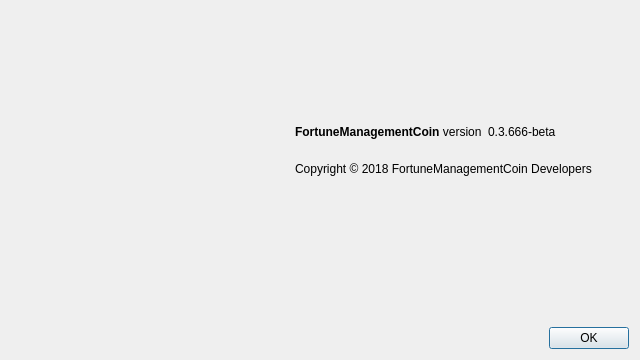
<?xml version="1.0" encoding="UTF-8"?>
<ui version="4.0">
 <class>AboutDialog</class>
 <widget class="QDialog" name="AboutDialog">
  <property name="geometry">
   <rect>
    <x>0</x>
    <y>0</y>
    <width>640</width>
    <height>360</height>
   </rect>
  </property>
  <property name="windowTitle">
   <string>About FortuneManagementCoin</string>
  </property>
  <layout class="QGridLayout" name="gridLayout" columnstretch="5,6">
   <item row="0" column="0">
    <widget class="QLabel" name="label_4">
     <property name="sizePolicy">
      <sizepolicy hsizetype="Preferred" vsizetype="Ignored">
       <horstretch>0</horstretch>
       <verstretch>0</verstretch>
      </sizepolicy>
     </property>
     <property name="pixmap">
      <pixmap resource="../bitcoin.qrc">:/images/about</pixmap>
     </property>
    </widget>
   </item>
   <item row="0" column="1">
    <layout class="QVBoxLayout" name="verticalLayout_2">
     <item>
      <spacer name="verticalSpacer_2">
       <property name="orientation">
        <enum>Qt::Vertical</enum>
       </property>
       <property name="sizeHint" stdset="0">
        <size>
         <width>20</width>
         <height>40</height>
        </size>
       </property>
      </spacer>
     </item>
     <item>
      <layout class="QHBoxLayout" name="horizontalLayout">
       <item>
        <widget class="QLabel" name="label">
         <property name="cursor">
          <cursorShape>IBeamCursor</cursorShape>
         </property>
         <property name="text">
          <string>&lt;b&gt;FortuneManagementCoin&lt;/b&gt; version</string>
         </property>
         <property name="textInteractionFlags">
          <set>Qt::LinksAccessibleByMouse|Qt::TextSelectableByKeyboard|Qt::TextSelectableByMouse</set>
         </property>
        </widget>
       </item>
       <item>
        <widget class="QLabel" name="versionLabel">
         <property name="cursor">
          <cursorShape>IBeamCursor</cursorShape>
         </property>
         <property name="text">
          <string notr="true">0.3.666-beta</string>
         </property>
         <property name="textInteractionFlags">
          <set>Qt::LinksAccessibleByMouse|Qt::TextSelectableByKeyboard|Qt::TextSelectableByMouse</set>
         </property>
        </widget>
       </item>
       <item>
        <spacer name="horizontalSpacer">
         <property name="orientation">
          <enum>Qt::Horizontal</enum>
         </property>
         <property name="sizeHint" stdset="0">
          <size>
           <width>40</width>
           <height>20</height>
          </size>
         </property>
        </spacer>
       </item>
      </layout>
     </item>
     <item>
      <widget class="QLabel" name="copyrightLabel">
       <property name="cursor">
        <cursorShape>IBeamCursor</cursorShape>
       </property>
       <property name="text">
        <string>
Copyright © 2018 FortuneManagementCoin Developers
</string>
       </property>
       <property name="textInteractionFlags">
        <set>Qt::LinksAccessibleByMouse|Qt::TextSelectableByKeyboard|Qt::TextSelectableByMouse</set>
       </property>
      </widget>
     </item>
     <item>
      <widget class="QLabel" name="label_2">
       <property name="cursor">
        <cursorShape>IBeamCursor</cursorShape>
       </property>
       <property name="text">
        <string/>
       </property>
       <property name="wordWrap">
        <bool>true</bool>
       </property>
       <property name="textInteractionFlags">
        <set>Qt::LinksAccessibleByMouse|Qt::TextSelectableByKeyboard|Qt::TextSelectableByMouse</set>
       </property>
      </widget>
     </item>
     <item>
      <spacer name="verticalSpacer">
       <property name="orientation">
        <enum>Qt::Vertical</enum>
       </property>
       <property name="sizeHint" stdset="0">
        <size>
         <width>20</width>
         <height>40</height>
        </size>
       </property>
      </spacer>
     </item>
     <item>
      <widget class="QDialogButtonBox" name="buttonBox">
       <property name="orientation">
        <enum>Qt::Horizontal</enum>
       </property>
       <property name="standardButtons">
        <set>QDialogButtonBox::Ok</set>
       </property>
      </widget>
     </item>
    </layout>
   </item>
  </layout>
 </widget>
 <resources>
  <include location="../bitcoin.qrc"/>
 </resources>
 <connections>
  <connection>
   <sender>buttonBox</sender>
   <signal>accepted()</signal>
   <receiver>AboutDialog</receiver>
   <slot>accept()</slot>
   <hints>
    <hint type="sourcelabel">
     <x>360</x>
     <y>308</y>
    </hint>
    <hint type="destinationlabel">
     <x>157</x>
     <y>274</y>
    </hint>
   </hints>
  </connection>
  <connection>
   <sender>buttonBox</sender>
   <signal>rejected()</signal>
   <receiver>AboutDialog</receiver>
   <slot>reject()</slot>
   <hints>
    <hint type="sourcelabel">
     <x>428</x>
     <y>308</y>
    </hint>
    <hint type="destinationlabel">
     <x>286</x>
     <y>274</y>
    </hint>
   </hints>
  </connection>
 </connections>
</ui>
